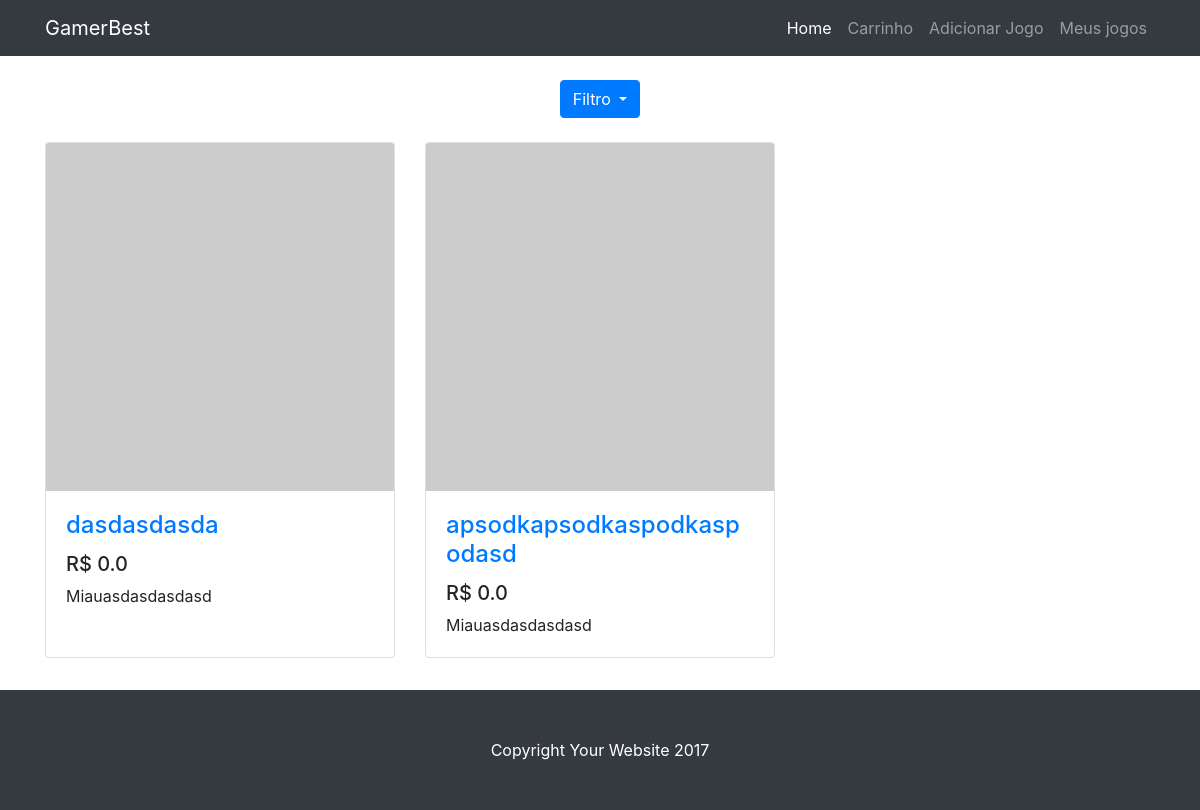
The app's page /, older data.
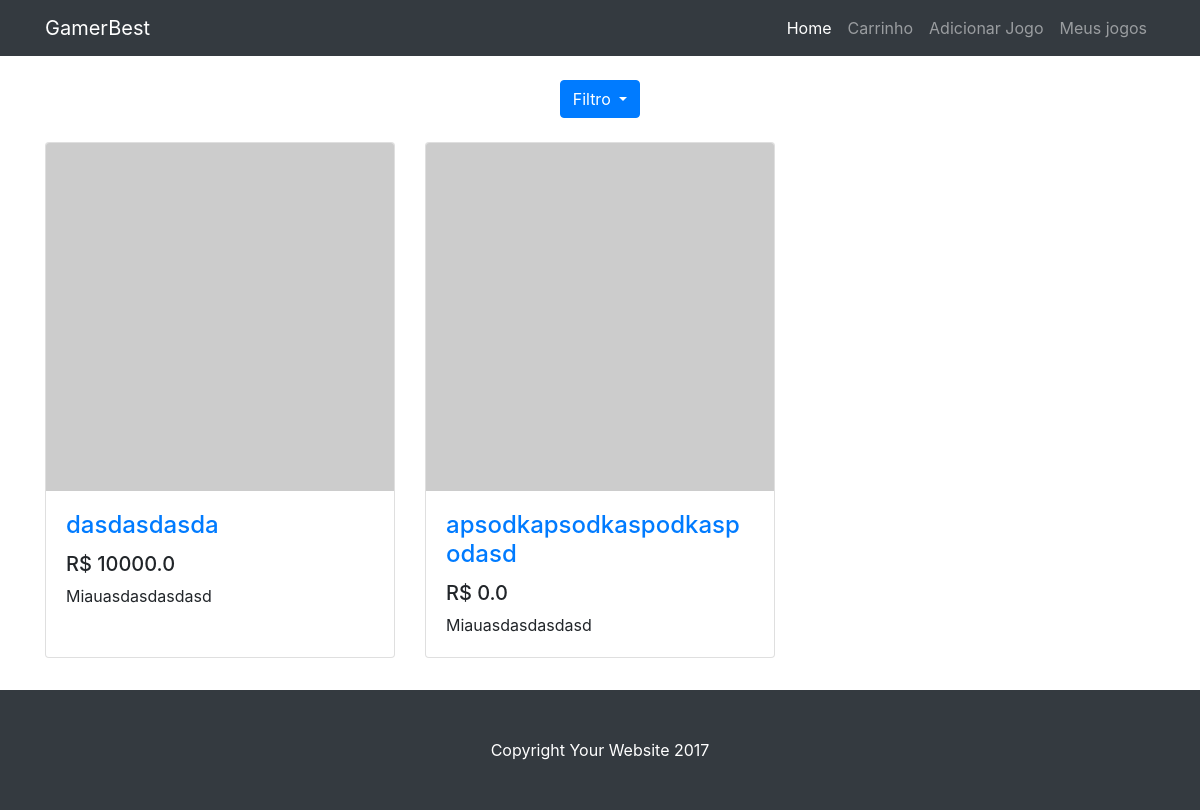
The same page, newer data.
### games/models.py (models this page shows)
class Jogo(models.Model):
    nome = models.CharField(max_length=100)
    preco = models.FloatField(default=0)
    descricao = models.TextField(default="Miau")
    quant_estoque = models.IntegerField(default=0)
    desenvolvedora = models.ForeignKey(Desenvolvedora, on_delete=models.CASCADE, related_name='jogos')
    publicadora = models.ForeignKey(Publicadora, on_delete=models.CASCADE, related_name='jogos')

### games/views.py (the view)
# urls.py: 2. Add a URL to urlpatterns:  path('', views.home, name='home')
def home(request):
    jogos = Jogo.objects.all()
    return render(request, 'home.html', {'jogos': jogos})

### games/templates/home.html (shortened to what this page needs)
{% extends "base.html" %}
{% block body %}
<div class="dropdown mb-4 d-flex w-100 justify-content-center">
    <button type="button" class="btn btn-primary dropdown-toggle" data-toggle="dropdown">
        Filtro
    </button>
</div>
<div class="col-lg-12">
    <div class="row">
        {% for jogo in jogos %}
        <div class="col-lg-4 col-md-6 mb-3">
            <div class="card h-100">
                <a href="#"><img class="card-img-top" src="http://placehold.it//350x350" alt=""></a>
                <div class="card-body">
                <h4 class="card-title">
                    <a href="{% url 'jogo' jogo.id %}">{{jogo.nome}}</a>
                </h4>
                <h5>R$ {{jogo.preco}}</h5>
                <p class="card-text">{{jogo.descricao}}</p>
                </div>
            </div>
        </div>
        {% endfor %}
    </div>
</div>
{% endblock %}

Row changes from the older to the newer data that the page shows:
changed Jogo "dasdasdasda": preco "0.0" → "10000.0"
